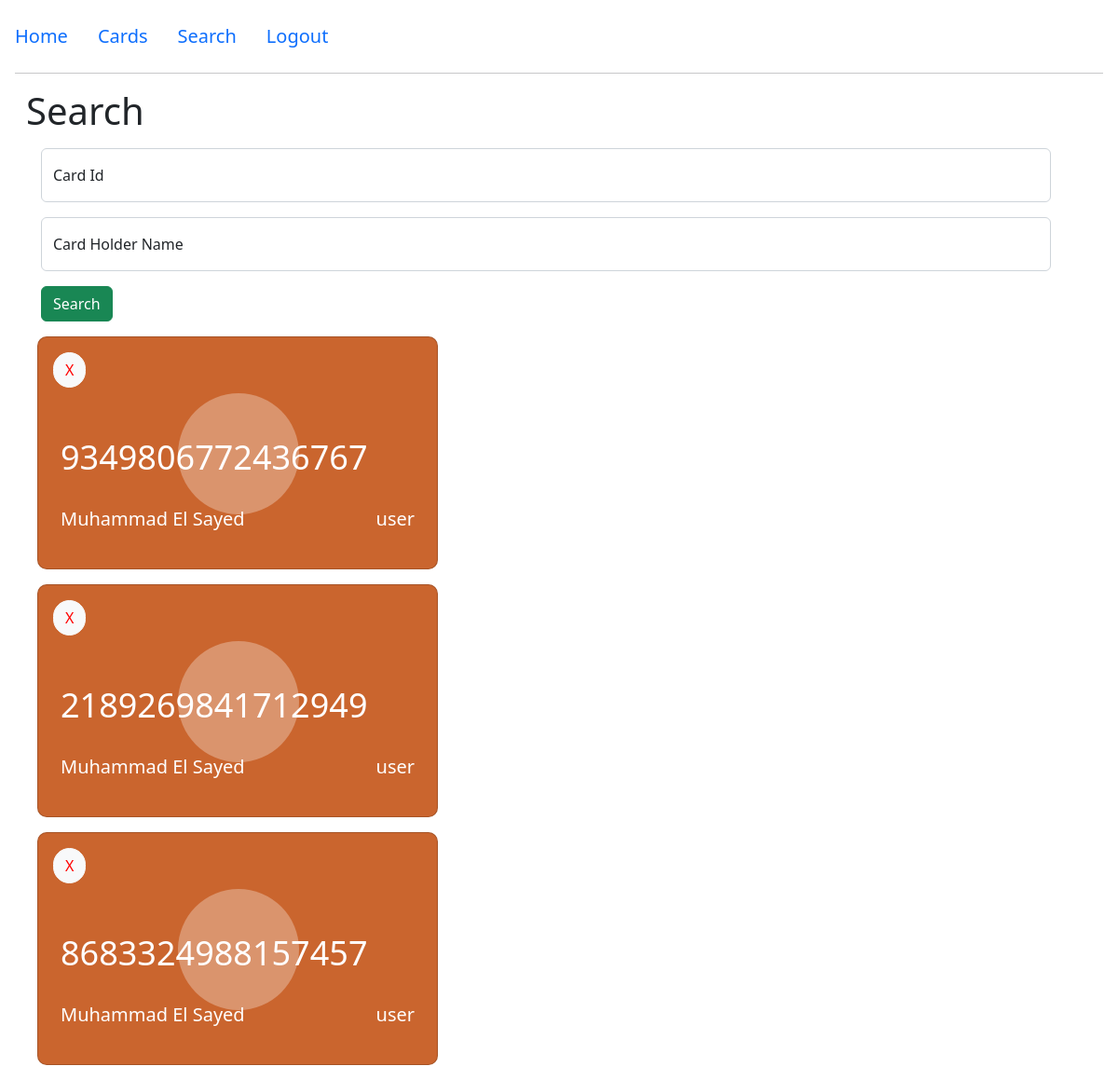
The app's page /search/ (signed in), older data.
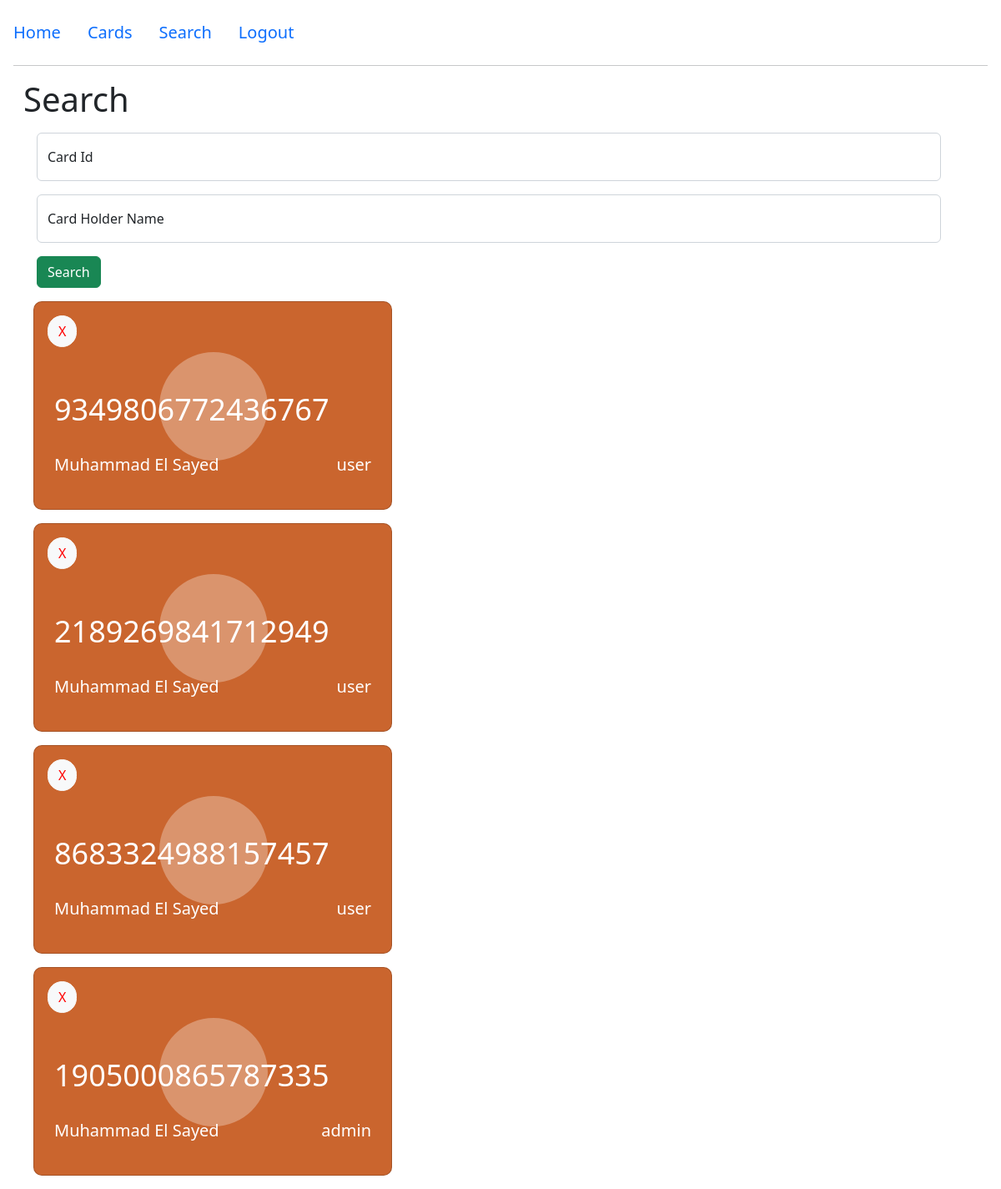
The same page, newer data.
### lock/models.py (models this page shows, shortened)
class Card(models.Model):
    user = models.ForeignKey(User, on_delete=models.CASCADE)
    card_holder_name = models.CharField(max_length=300)
    card_holder_id = models.BigIntegerField(unique=True)
    class AccessLevel(models.TextChoices):
        USER = "user"
        ADMIN = "admin"
    access_level = models.CharField(max_length=8, choices=AccessLevel.choices)

### lock/views.py (the view)
# urls.py: path('search/', views.search, name='search'),
@login_required
def search(request):
    card_filter = CardFilter(request.GET, queryset=Card.objects.filter(user=request.user))
    return render(request, 'lock/search.html', {'filter': card_filter})

### templates/lock/search.html (shortened to what this page needs)
{% extends 'lock/base.html' %}
{% block body %}
    <h1>Search</h1>
    <form method="get">
        <div class="form-floating m-3">
            {{ filter.form.card_holder_id }}
            <label for="id_card_holder_id">Card Id</label>
        </div>
        <div class="form-floating m-3">
            {{ filter.form.card_holder_name }}
            <label for="id_card_holder_name">Card Holder Name</label>
        </div>
        <button type="submit" class="btn btn-success ms-3">Search</button>
    </form>
    {% for obj in filter.qs %}
        {% include 'lock/card.html' with card_number=obj.card_holder_id user_name=obj.card_holder_name user_type=obj.access_level %}
    {% endfor %}
{% endblock %}

### templates/lock/base.html (shortened to what this page needs)
{% load static %}
<!DOCTYPE html>
<html lang="en">
<head>
    <link href="https://cdn.jsdelivr.net/npm/bootstrap@5.2.0-beta1/dist/css/bootstrap.min.css" rel="stylesheet">
    <link rel="stylesheet" href="{% static 'lock/card.css' %}">
</head>
<body>
    <nav class="nav mt-3">
      <a class="nav-link fs-5" href="{% url 'lock:locks' %}">Home</a>
      {% if user.is_authenticated %}
          <a class="nav-link fs-5" href="{% url 'lock:cards' %}">Cards</a>
          <a class="nav-link fs-5" href="{% url 'lock:search' %}">Search</a>
          <a class="nav-link fs-5" href="{% url 'user:logout' %}">Logout</a>
        {% else %}
          <a class="nav-link fs-5" href="{% url 'user:login' %}">Login</a>
          <a class="nav-link fs-5" href="{% url 'user:register' %}">Register</a>
        {% endif %}
    </nav>
    <hr class="m-3"/>
    <div class="container m-3">
        {% block body %}{% endblock body %}
    </div>
</body>
</html>

### templates/lock/card.html (shortened to what this page needs)
<div class="container height-100 d-flex mt-3">
    <div class="card p-3">
        <div class="d-flex justify-content-between align-items-center">
        <div>
            <form method="post" action="{% url 'lock:remove_card' card_number %}">
                <button class="btn btn-light" style="border-radius: 20px; color: red;">X</button>
            </form>
        </div>
        </div>
        <div class=" mt-5 px-2 number d-flex justify-content-between">
            <span>{{ card_number }}</span>
        </div>
        <div class="px-2 mt-4 d-flex justify-content-between align-items-center">
            <div class="user-details">
                <span>{{ user_name|capfirst }}</span>
            </div>
            <div class="user-details">
                <span>{{ user_type }}</span>
            </div>
        </div>
    </div>
</div>

### static/lock/card.css (style rules this page uses)
.card { background: #ca652e; height:250px; width:430px; border-radius:10px; position:relative; }
.card:after { content:""; position:absolute; width:130px; height:130px; background-color:#fff; opacity:0.3; border-radius:50%; left:35%; top:60px; }
.number { font-size:36px; font-weight:400; color:#fff; }
.user-details span { font-size:20px; color:#fff; }

Row changes from the older to the newer data that the page shows:
added Card: card_holder "1905000865787335", card_holder_name "Muhammad El Sayed", access_level "admin"
